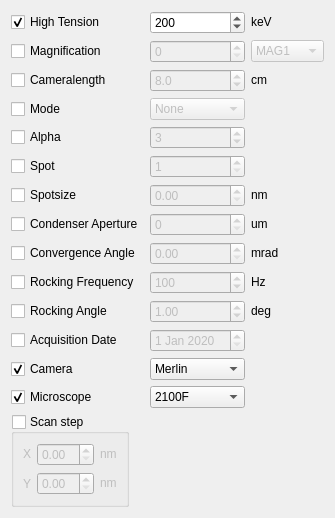
           <widget class="QWidget" name="scrollAreaWidgetContents">
            <property name="geometry">
             <rect>
              <x>0</x>
              <y>0</y>
              <width>278</width>
              <height>450</height>
             </rect>
            </property>
            <layout class="QGridLayout" name="gridLayout_2">
             <item row="7" column="1">
              <widget class="QSpinBox" name="condenserApertureSpinBox_2">
               <property name="enabled">
                <bool>false</bool>
               </property>
               <property name="sizePolicy">
                <sizepolicy hsizetype="Preferred" vsizetype="Preferred">
                 <horstretch>0</horstretch>
                 <verstretch>0</verstretch>
                </sizepolicy>
               </property>
              </widget>
             </item>
             <item row="11" column="0">
              <widget class="QCheckBox" name="acquisitionDateCheckBox_2">
               <property name="text">
                <string>Acquisition Date</string>
               </property>
              </widget>
             </item>
             <item row="0" column="1">
              <widget class="QDoubleSpinBox" name="highTensionSpinBox_2">
               <property name="enabled">
                <bool>true</bool>
               </property>
               <property name="sizePolicy">
                <sizepolicy hsizetype="Preferred" vsizetype="Preferred">
                 <horstretch>0</horstretch>
                 <verstretch>0</verstretch>
                </sizepolicy>
               </property>
               <property name="decimals">
                <number>0</number>
               </property>
               <property name="minimum">
                <double>0.000000000000000</double>
               </property>
               <property name="maximum">
                <double>300.000000000000000</double>
               </property>
               <property name="singleStep">
                <double>10.000000000000000</double>
               </property>
               <property name="value">
                <double>200.000000000000000</double>
               </property>
              </widget>
             </item>
             <item row="12" column="0">
              <widget class="QCheckBox" name="cameraCheckBox_2">
               <property name="text">
                <string>Camera</string>
               </property>
               <property name="checked">
                <bool>true</bool>
               </property>
              </widget>
             </item>
             <item row="13" column="1">
              <widget class="QComboBox" name="microscopeComboBox_2">
               <property name="enabled">
                <bool>true</bool>
               </property>
               <property name="currentIndex">
                <number>1</number>
               </property>
               <item>
                <property name="text">
                 <string>ARM200F</string>
                </property>
               </item>
               <item>
                <property name="text">
                 <string>2100F</string>
                </property>
               </item>
               <item>
                <property name="text">
                 <string>2100</string>
                </property>
               </item>
              </widget>
             </item>
             <item row="3" column="1">
              <widget class="QComboBox" name="modeSelector_2">
               <property name="enabled">
                <bool>false</bool>
               </property>
               <property name="sizePolicy">
                <sizepolicy hsizetype="Preferred" vsizetype="Preferred">
                 <horstretch>0</horstretch>
                 <verstretch>0</verstretch>
                </sizepolicy>
               </property>
               <item>
                <property name="text">
                 <string>None</string>
                </property>
               </item>
               <item>
                <property name="text">
                 <string>STEM</string>
                </property>
               </item>
               <item>
                <property name="text">
                 <string>TEM</string>
                </property>
               </item>
               <item>
                <property name="text">
                 <string>NBD</string>
                </property>
               </item>
               <item>
                <property name="text">
                 <string>CBD</string>
                </property>
               </item>
              </widget>
             </item>
             <item row="9" column="2">
              <widget class="QLabel" name="label_25">
               <property name="sizePolicy">
                <sizepolicy hsizetype="Fixed" vsizetype="Maximum">
                 <horstretch>0</horstretch>
                 <verstretch>0</verstretch>
                </sizepolicy>
               </property>
               <property name="text">
                <string>Hz</string>
               </property>
              </widget>
             </item>
             <item row="5" column="0">
              <widget class="QCheckBox" name="spotCheckBox_2">
               <property name="text">
                <string>Spot</string>
               </property>
              </widget>
             </item>
             <item row="2" column="0">
              <widget class="QCheckBox" name="cameraLengthCheckBox_2">
               <property name="text">
                <string>Cameralength</string>
               </property>
              </widget>
             </item>
             <item row="3" column="0">
              <widget class="QCheckBox" name="modeCheckBox_2">
               <property name="text">
                <string>Mode</string>
               </property>
              </widget>
             </item>
             <item row="11" column="1">
              <widget class="QDateEdit" name="acquisitionDate_2">
               <property name="enabled">
                <bool>false</bool>
               </property>
               <property name="sizePolicy">
                <sizepolicy hsizetype="Preferred" vsizetype="Preferred">
                 <horstretch>0</horstretch>
                 <verstretch>0</verstretch>
                </sizepolicy>
               </property>
               <property name="date">
                <date>
                 <year>2020</year>
                 <month>1</month>
                 <day>1</day>
                </date>
               </property>
              </widget>
             </item>
             <item row="1" column="1">
              <widget class="QSpinBox" name="magnificationSpinBox_2">
               <property name="enabled">
                <bool>false</bool>
               </property>
               <property name="sizePolicy">
                <sizepolicy hsizetype="Preferred" vsizetype="Preferred">
                 <horstretch>0</horstretch>
                 <verstretch>0</verstretch>
                </sizepolicy>
               </property>
               <property name="minimum">
                <number>0</number>
               </property>
               <property name="maximum">
                <number>2000000</number>
               </property>
               <property name="singleStep">
                <number>1000</number>
               </property>
               <property name="value">
                <number>0</number>
               </property>
              </widget>
             </item>
             <item row="12" column="1">
              <widget class="QComboBox" name="cameraComboBox_2">
               <property name="enabled">
                <bool>true</bool>
               </property>
               <item>
                <property name="text">
                 <string>Merlin</string>
                </property>
               </item>
               <item>
                <property name="text">
                 <string>US1000 1</string>
                </property>
               </item>
              </widget>
             </item>
             <item row="0" column="2">
              <widget class="QLabel" name="label_21">
               <property name="sizePolicy">
                <sizepolicy hsizetype="Maximum" vsizetype="Maximum">
                 <horstretch>0</horstretch>
                 <verstretch>0</verstretch>
                </sizepolicy>
               </property>
               <property name="text">
                <string>keV</string>
               </property>
              </widget>
             </item>
             <item row="8" column="1">
              <widget class="QDoubleSpinBox" name="convergenceAngleSpinBox_2">
               <property name="enabled">
                <bool>false</bool>
               </property>
               <property name="sizePolicy">
                <sizepolicy hsizetype="Preferred" vsizetype="Preferred">
                 <horstretch>0</horstretch>
                 <verstretch>0</verstretch>
                </sizepolicy>
               </property>
               <property name="minimum">
                <double>0.000000000000000</double>
               </property>
               <property name="value">
                <double>0.000000000000000</double>
               </property>
              </widget>
             </item>
             <item row="9" column="0">
              <widget class="QCheckBox" name="precessionFrequencyCheckBox_2">
               <property name="text">
                <string>Rocking Frequency</string>
               </property>
              </widget>
             </item>
             <item row="4" column="0">
              <widget class="QCheckBox" name="alphaCheckBox_2">
               <property name="text">
                <string>Alpha</string>
               </property>
              </widget>
             </item>
             <item row="13" column="0">
              <widget class="QCheckBox" name="microscopeCheckBox_2">
               <property name="text">
                <string>Microscope</string>
               </property>
               <property name="checked">
                <bool>true</bool>
               </property>
              </widget>
             </item>
             <item row="5" column="1">
              <widget class="QSpinBox" name="spotSpinBox_2">
               <property name="enabled">
                <bool>false</bool>
               </property>
               <property name="sizePolicy">
                <sizepolicy hsizetype="Preferred" vsizetype="Preferred">
                 <horstretch>0</horstretch>
                 <verstretch>0</verstretch>
                </sizepolicy>
               </property>
               <property name="minimum">
                <number>1</number>
               </property>
               <property name="maximum">
                <number>3</number>
               </property>
              </widget>
             </item>
             <item row="6" column="1">
              <widget class="QDoubleSpinBox" name="spotSizeSpinBox_2">
               <property name="enabled">
                <bool>false</bool>
               </property>
               <property name="sizePolicy">
                <sizepolicy hsizetype="Preferred" vsizetype="Preferred">
                 <horstretch>0</horstretch>
                 <verstretch>0</verstretch>
                </sizepolicy>
               </property>
               <property name="singleStep">
                <double>0.100000000000000</double>
               </property>
              </widget>
             </item>
             <item row="4" column="1">
              <widget class="QSpinBox" name="alphaSpinBox_2">
               <property name="enabled">
                <bool>false</bool>
               </property>
               <property name="sizePolicy">
                <sizepolicy hsizetype="Preferred" vsizetype="Preferred">
                 <horstretch>0</horstretch>
                 <verstretch>0</verstretch>
                </sizepolicy>
               </property>
               <property name="minimum">
                <number>1</number>
               </property>
               <property name="maximum">
                <number>5</number>
               </property>
               <property name="value">
                <number>3</number>
               </property>
              </widget>
             </item>
             <item row="8" column="2">
              <widget class="QLabel" name="label_23">
               <property name="sizePolicy">
                <sizepolicy hsizetype="Maximum" vsizetype="Maximum">
                 <horstretch>0</horstretch>
                 <verstretch>0</verstretch>
                </sizepolicy>
               </property>
               <property name="text">
                <string>mrad</string>
               </property>
              </widget>
             </item>
             <item row="7" column="2">
              <widget class="QLabel" name="label_20">
               <property name="sizePolicy">
                <sizepolicy hsizetype="Maximum" vsizetype="Maximum">
                 <horstretch>0</horstretch>
                 <verstretch>0</verstretch>
                </sizepolicy>
               </property>
               <property name="text">
                <string>um</string>
               </property>
              </widget>
             </item>
             <item row="0" column="0">
              <widget class="QCheckBox" name="highTensionCheckBox_2">
               <property name="enabled">
                <bool>true</bool>
               </property>
               <property name="sizePolicy">
                <sizepolicy hsizetype="Maximum" vsizetype="Fixed">
                 <horstretch>0</horstretch>
                 <verstretch>0</verstretch>
                </sizepolicy>
               </property>
               <property name="text">
                <string>High Tension</string>
               </property>
               <property name="checked">
                <bool>true</bool>
               </property>
              </widget>
             </item>
             <item row="2" column="1">
              <widget class="QDoubleSpinBox" name="cameraLengthSpinBox_2">
               <property name="enabled">
                <bool>false</bool>
               </property>
               <property name="sizePolicy">
                <sizepolicy hsizetype="Preferred" vsizetype="Preferred">
                 <horstretch>0</horstretch>
                 <verstretch>0</verstretch>
                </sizepolicy>
               </property>
               <property name="decimals">
                <number>1</number>
               </property>
               <property name="minimum">
                <double>0.000000000000000</double>
               </property>
               <property name="maximum">
                <double>999.000000000000000</double>
               </property>
               <property name="value">
                <double>8.000000000000000</double>
               </property>
              </widget>
             </item>
             <item row="10" column="2">
              <widget class="QLabel" name="label_19">
               <property name="sizePolicy">
                <sizepolicy hsizetype="Maximum" vsizetype="Maximum">
                 <horstretch>0</horstretch>
                 <verstretch>0</verstretch>
                </sizepolicy>
               </property>
               <property name="text">
                <string>deg</string>
               </property>
              </widget>
             </item>
             <item row="6" column="2">
              <widget class="QLabel" name="label_24">
               <property name="sizePolicy">
                <sizepolicy hsizetype="Maximum" vsizetype="Maximum">
                 <horstretch>0</horstretch>
                 <verstretch>0</verstretch>
                </sizepolicy>
               </property>
               <property name="text">
                <string>nm</string>
               </property>
              </widget>
             </item>
             <item row="8" column="0">
              <widget class="QCheckBox" name="convergenceAngleCheckBox_2">
               <property name="text">
                <string>Convergence Angle</string>
               </property>
              </widget>
             </item>
             <item row="1" column="0">
              <widget class="QCheckBox" name="magnificationCheckBox_2">
               <property name="text">
                <string>Magnification</string>
               </property>
              </widget>
             </item>
             <item row="1" column="2">
              <widget class="QComboBox" name="magnificationSelector_2">
               <property name="enabled">
                <bool>false</bool>
               </property>
               <property name="sizePolicy">
                <sizepolicy hsizetype="Maximum" vsizetype="Fixed">
                 <horstretch>0</horstretch>
                 <verstretch>0</verstretch>
                </sizepolicy>
               </property>
               <item>
                <property name="text">
                 <string>MAG1</string>
                </property>
               </item>
               <item>
                <property name="text">
                 <string>SAMAG</string>
                </property>
               </item>
              </widget>
             </item>
             <item row="9" column="1">
              <widget class="QDoubleSpinBox" name="precessionFrequencySpinBox_2">
               <property name="enabled">
                <bool>false</bool>
               </property>
               <property name="sizePolicy">
                <sizepolicy hsizetype="Preferred" vsizetype="Preferred">
                 <horstretch>0</horstretch>
                 <verstretch>0</verstretch>
                </sizepolicy>
               </property>
               <property name="decimals">
                <number>0</number>
               </property>
               <property name="minimum">
                <double>0.000000000000000</double>
               </property>
               <property name="maximum">
                <double>1000.000000000000000</double>
               </property>
               <property name="value">
                <double>100.000000000000000</double>
               </property>
              </widget>
             </item>
             <item row="10" column="1">
              <widget class="QDoubleSpinBox" name="precessionAngleSpinBox_2">
               <property name="enabled">
                <bool>false</bool>
               </property>
               <property name="sizePolicy">
                <sizepolicy hsizetype="Preferred" vsizetype="Preferred">
                 <horstretch>0</horstretch>
                 <verstretch>0</verstretch>
                </sizepolicy>
               </property>
               <property name="minimum">
                <double>0.000000000000000</double>
               </property>
               <property name="maximum">
                <double>10.000000000000000</double>
               </property>
               <property name="singleStep">
                <double>0.100000000000000</double>
               </property>
               <property name="value">
                <double>1.000000000000000</double>
               </property>
              </widget>
             </item>
             <item row="6" column="0">
              <widget class="QCheckBox" name="spotSizeCheckBox_2">
               <property name="text">
                <string>Spotsize</string>
               </property>
              </widget>
             </item>
             <item row="7" column="0">
              <widget class="QCheckBox" name="condenserApertureCheckBox_2">
               <property name="text">
                <string>Condenser Aperture</string>
               </property>
              </widget>
             </item>
             <item row="10" column="0">
              <widget class="QCheckBox" name="precessionAngleCheckBox_2">
               <property name="text">
                <string>Rocking Angle</string>
               </property>
              </widget>
             </item>
             <item row="2" column="2">
              <widget class="QLabel" name="label_22">
               <property name="sizePolicy">
                <sizepolicy hsizetype="Maximum" vsizetype="Maximum">
                 <horstretch>0</horstretch>
                 <verstretch>0</verstretch>
                </sizepolicy>
               </property>
               <property name="text">
                <string>cm</string>
               </property>
              </widget>
             </item>
             <item row="14" column="0">
              <widget class="QGroupBox" name="stepGroupBox_2">
               <property name="sizePolicy">
                <sizepolicy hsizetype="Maximum" vsizetype="Maximum">
                 <horstretch>0</horstretch>
                 <verstretch>0</verstretch>
                </sizepolicy>
               </property>
               <property name="title">
                <string>Scan step</string>
               </property>
               <property name="checkable">
                <bool>true</bool>
               </property>
               <property name="checked">
                <bool>false</bool>
               </property>
               <layout class="QGridLayout" name="gridLayout_5">
                <item row="0" column="1">
                 <widget class="QDoubleSpinBox" name="stepXSpinBox_2">
                  <property name="singleStep">
                   <double>0.100000000000000</double>
                  </property>
                 </widget>
                </item>
                <item row="0" column="2">
                 <widget class="QLabel" name="label_26">
                  <property name="sizePolicy">
                   <sizepolicy hsizetype="Maximum" vsizetype="Maximum">
                    <horstretch>0</horstretch>
                    <verstretch>0</verstretch>
                   </sizepolicy>
                  </property>
                  <property name="text">
                   <string>nm</string>
                  </property>
                 </widget>
                </item>
                <item row="1" column="2">
                 <widget class="QLabel" name="label_27">
                  <property name="sizePolicy">
                   <sizepolicy hsizetype="Maximum" vsizetype="Maximum">
                    <horstretch>0</horstretch>
                    <verstretch>0</verstretch>
                   </sizepolicy>
                  </property>
                  <property name="text">
                   <string>nm</string>
                  </property>
                 </widget>
                </item>
                <item row="1" column="1">
                 <widget class="QDoubleSpinBox" name="stepYSpinBox_2">
                  <property name="singleStep">
                   <double>0.100000000000000</double>
                  </property>
                 </widget>
                </item>
                <item row="1" column="0">
                 <widget class="QLabel" name="label_28">
                  <property name="text">
                   <string>Y</string>
                  </property>
                 </widget>
                </item>
                <item row="0" column="0">
                 <widget class="QLabel" name="label_29">
                  <property name="sizePolicy">
                   <sizepolicy hsizetype="Maximum" vsizetype="Maximum">
                    <horstretch>0</horstretch>
                    <verstretch>0</verstretch>
                   </sizepolicy>
                  </property>
                  <property name="text">
                   <string>X</string>
                  </property>
                 </widget>
                </item>
               </layout>
              </widget>
             </item>
            </layout>
           </widget>
